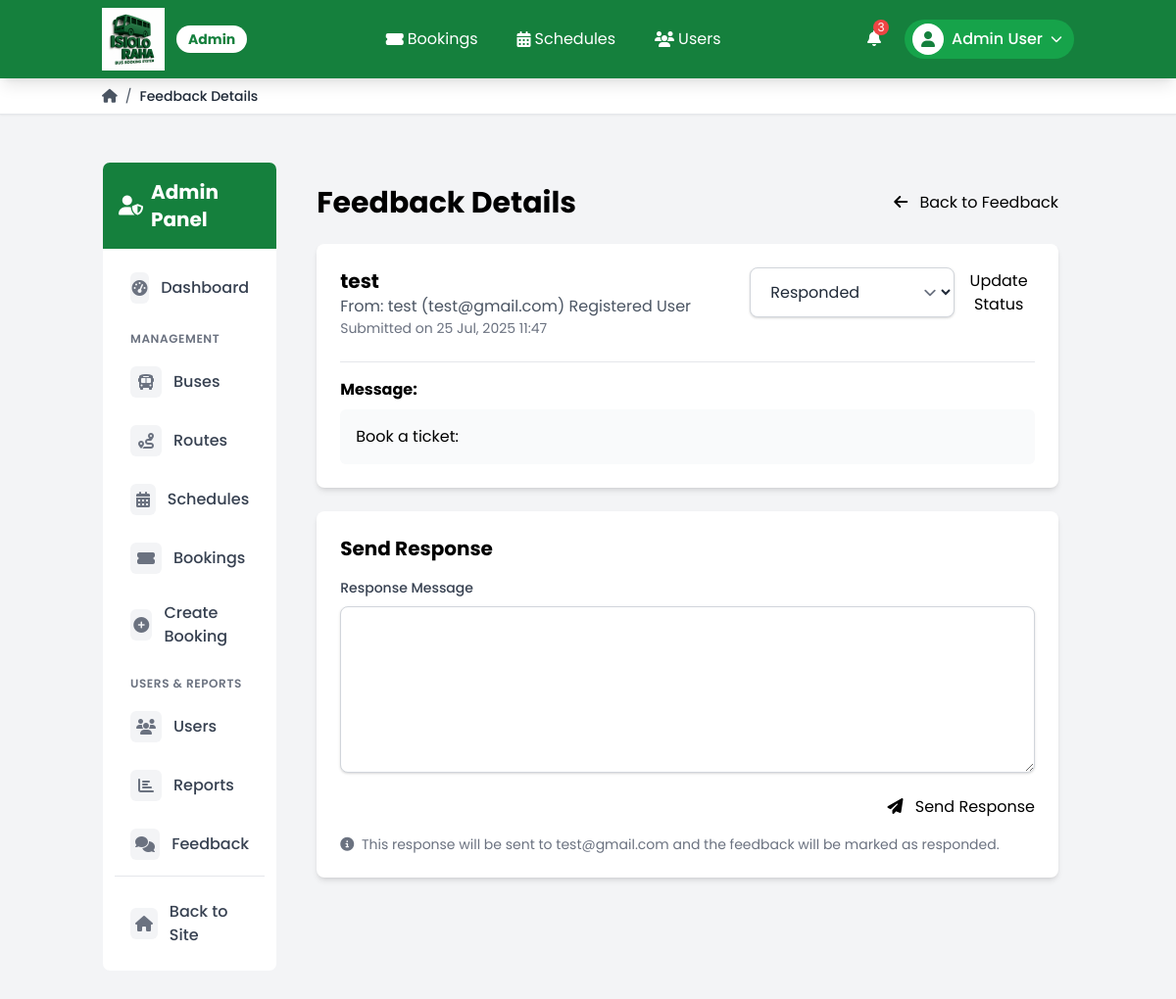
The page /admin/feedback_details.php?id=3 (signed in) on the database its author committed.
### tables this page shows
CREATE TABLE `feedback` (
  `id` int(11) UNSIGNED NOT NULL,
  `user_id` int(11) UNSIGNED DEFAULT NULL,
  `name` varchar(100) NOT NULL,
  `email` varchar(100) NOT NULL,
  `subject` varchar(255) NOT NULL,
  `message` text NOT NULL,
  `admin_response` text DEFAULT NULL,
  `response_date` timestamp NULL DEFAULT NULL,
  `status` enum('unread','read','responded') DEFAULT 'unread',
  `created_at` timestamp NOT NULL DEFAULT current_timestamp(),
  `updated_at` timestamp NOT NULL DEFAULT current_timestamp() ON UPDATE current_timestamp()
);

### admin/feedback_details.php (the view, shortened to what this page needs)
<?php
$feedback_id = intval($_GET['id']);
$conn = require_once '../config/database.php';
$sql = "SELECT f.*, u.first_name, u.last_name, u.email as user_email
        FROM feedback f
        LEFT JOIN users u ON f.user_id = u.id
        WHERE f.id = ?";
if ($stmt = $conn->prepare($sql)) {
    $stmt->bind_param("i", $feedback_id);
    $stmt->execute();
    $result = $stmt->get_result();
    if ($result->num_rows === 1) {
        $feedback = $result->fetch_assoc();
    } else {
        setFlashMessage("error", "Feedback not found.");
        header("Location: feedback.php");
        exit();
    }
} else {
    setFlashMessage("error", "Error retrieving feedback details.");
    header("Location: feedback.php");
    exit();
}
?>
<div class="bg-gray-100 py-6">
    <div class="container mx-auto px-4">
        <div class="flex justify-between items-center mb-6">
            <h1 class="text-3xl font-bold">Feedback Details</h1>
            <a href="feedback.php" class="btn-secondary">
                <i class="fas fa-arrow-left mr-2"></i> Back to Feedback
            </a>
        </div>
        <div class="bg-white rounded-lg shadow-md p-6 mb-6">
            <div class="flex justify-between items-start mb-6">
                <div>
                    <h2 class="text-xl font-bold"><?php echo $feedback['subject']; ?></h2>
                    <p class="text-gray-600">
                        From: <?php echo $feedback['name']; ?> (<?php echo $feedback['email']; ?>)
                        <?php if (!empty($feedback['user_id'])): ?>
                            <span class="badge badge-info">Registered User</span>
                        <?php endif; ?>
                    </p>
                    <p class="text-gray-500 text-sm">
                        Submitted on <?php echo date('d M, Y H:i', strtotime($feedback['created_at'])); ?>
                    </p>
                </div>
                <div>
                    <form action="<?php echo htmlspecialchars($_SERVER["PHP_SELF"] . "?id=" . $feedback_id); ?>" method="post" class="flex items-center">
                        <select name="status" class="form-input mr-2 w-auto">
                            <option value="responded" <?php echo $feedback['status'] === 'responded' ? 'selected' : ''; ?>>Responded</option>
                        </select>
                        <button type="submit" name="update_status" class="btn-sm btn-primary">
                            Update Status
                        </button>
                    </form>
                </div>
            </div>
            <div class="border-t border-gray-200 pt-4">
                <h3 class="font-bold mb-2">Message:</h3>
                <div class="bg-gray-50 p-4 rounded-md">
                    <?php echo nl2br(htmlspecialchars($feedback['message'])); ?>
                </div>
            </div>
        </div>
        <div class="bg-white rounded-lg shadow-md p-6">
            <h2 class="text-xl font-bold mb-4">Send Response</h2>
            <form action="<?php echo htmlspecialchars($_SERVER["PHP_SELF"] . "?id=" . $feedback_id); ?>" method="post">
                <div class="mb-4">
                    <label for="response" class="form-label">Response Message</label>
                    <textarea name="response" id="response" rows="6" class="form-input" required></textarea>
                </div>
                <div class="flex justify-end">
                    <button type="submit" name="send_response" class="btn-primary">
                        <i class="fas fa-paper-plane mr-2"></i> Send Response
                    </button>
                </div>
            </form>
            <div class="mt-4 text-sm text-gray-500">
                <p>
                    <i class="fas fa-info-circle mr-1"></i>
                    This response will be sent to <?php echo $feedback['email']; ?> and the feedback will be marked as responded.
                </p>
            </div>
        </div>
    </div>
</div>
<?php
require_once '../includes/templates/admin_template.php';
?>

### assets/css/style.css (style rules this page uses)
.form-input { width: 100%; padding: 0.75rem 1rem; border: 1px solid #d1d5db; border-radius: 0.5rem; background-color: #ffffff; color: #1f2937; font-size: 1rem; line-height: 1.5; transition: border-color 0.2s ease-in-out, box-shadow 0.2s ease-in-out; box-shadow: 0 1px 3px 0 rgba(0, 0, 0, 0.1), 0 1px 2px 0 rgba(0, 0, 0, 0.06); }
.form-label { display: block; font-size: 0.875rem; font-weight: 500; color: #374151; margin-bottom: 0.5rem; }
.btn-primary { @apply bg-primary-600 hover:bg-primary-500 text-white font-bold py-3 px-6 rounded-lg focus:outline-none focus:shadow-outline transition duration-300 ease-in-out transform hover:scale-105 hover:shadow-md; }
.btn-secondary { @apply bg-gray-600 hover:bg-gray-500 text-white font-bold py-3 px-6 rounded-lg focus:outline-none focus:shadow-outline transition duration-300 ease-in-out transform hover:scale-105 hover:shadow-md; }
.btn-sm { @apply py-1 px-3 text-sm rounded-md; }
.btn-sm.btn-primary { @apply bg-blue-600 hover:bg-blue-500 text-white font-medium transition-colors; }
.badge { @apply inline-flex items-center px-2.5 py-0.5 rounded-full text-xs font-medium transition-all duration-200; }
.badge-info { @apply bg-blue-100 text-blue-800 border border-blue-200 shadow-sm; }
.form-label { display: flex !important; align-items: center !important; font-weight: 500 !important; margin-bottom: 0.5rem !important; color: #374151 !important; }
.form-input { width: 100% !important; padding: 0.75rem 1rem !important; border-radius: 0.5rem !important; border: 1px solid #d1d5db !important; background-color: #ffffff !important; transition: all 0.2s !important; color: #1f2937 !important; font-size: 1rem !important; line-height: 1.5 !important; box-shadow: 0 1px 3px 0 rgba(0, 0, 0, 0.1), 0 1px 2px 0 rgba(0, 0, 0, 0.06) !important; }
select.form-input { background-position: right 0.75rem center !important; background-repeat: no-repeat !important; background-size: 1.5em 1.5em !important; padding-right: 2.5rem !important; }

### includes/templates/admin_header.php (style rules this page uses)
body { font-family: 'Poppins', sans-serif; }
.btn-sm { @apply py-1 px-3 text-sm rounded-md; }
.btn-primary { @apply bg-primary-600 hover:bg-primary-500 text-white font-medium py-2 px-4 rounded-md transition duration-300; }
.btn-secondary { @apply bg-gray-600 hover:bg-gray-500 text-white font-medium py-2 px-4 rounded-md transition duration-300; }
.form-input { @apply w-full px-3 py-2 border border-gray-300 rounded-md focus:outline-none focus:ring-2 focus:ring-primary-500 focus:border-transparent; }

### rows shown on the page
feedback: subject "test", name "test", email "test@gmail.com", created_at "25 Jul, 2025 11:47", status "Responded", message "Book a ticket:"

### other values the page prints
$_SESSION['user_name'] "Admin User"
$page_name "Feedback Details"
